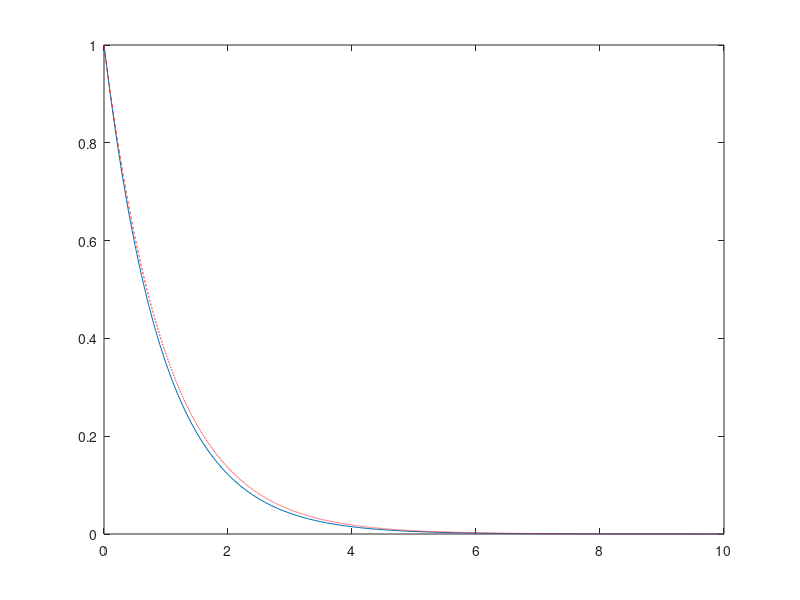

Recreate this plot in MATLAB.


clear;



dt = 0.1;
Tmax = 10;


t = 0:dt:Tmax;


x = NaN(size(t));


x(1) = 1;




for ii=2:length(t)


    x_prev = x(ii-1);

    f = -x_prev;

    x(ii) = x_prev+dt*f;



end



plot(t,x)

hold on

t_fine = linspace(0,Tmax,10000);
plot(t_fine,exp(-t_fine),"r--")
